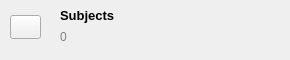
                           <widget class="ButtonFrame" name="subjects_card">
                            <property name="minimumSize">
                             <size>
                              <width>280</width>
                              <height>50</height>
                             </size>
                            </property>
                            <property name="cursor">
                             <cursorShape>PointingHandCursor</cursorShape>
                            </property>
                            <property name="styleSheet">
                             <string notr="true">QFrame#secondary_btn{
	border: 1px solid #E3E4E6;
	border-radius: 10px;
}

QFrame#secondary_btn:hover{
	border: 3px solid #DBEAFE;
	background: #DBEAFE;
}</string>
                            </property>
                            <widget class="QLabel" name="head_9">
                             <property name="geometry">
                              <rect>
                               <x>60</x>
                               <y>5</y>
                               <width>161</width>
                               <height>21</height>
                              </rect>
                             </property>
                             <property name="font">
                              <font>
                               <family>Segoe UI</family>
                               <pointsize>10</pointsize>
                               <bold>true</bold>
                              </font>
                             </property>
                             <property name="text">
                              <string>Subjects</string>
                             </property>
                            </widget>
                            <widget class="QLabel" name="subjects_count">
                             <property name="geometry">
                              <rect>
                               <x>60</x>
                               <y>30</y>
                               <width>171</width>
                               <height>21</height>
                              </rect>
                             </property>
                             <property name="font">
                              <font>
                               <family>Segoe UI</family>
                              </font>
                             </property>
                             <property name="styleSheet">
                              <string notr="true">color: #818181;</string>
                             </property>
                             <property name="text">
                              <string>&lt;!DOCTYPE HTML PUBLIC &quot;-//W3C//DTD HTML 4.0//EN&quot; &quot;http://www.w3.org/TR/REC-html40/strict.dtd&quot;&gt;
&lt;html&gt;&lt;head&gt;&lt;meta name=&quot;qrichtext&quot; content=&quot;1&quot; /&gt;&lt;meta charset=&quot;utf-8&quot; /&gt;&lt;style type=&quot;text/css&quot;&gt;
p, li { white-space: pre-wrap; }
hr { height: 1px; border-width: 0; }
li.unchecked::marker { content: &quot;\2610&quot;; }
li.checked::marker { content: &quot;\2612&quot;; }
&lt;/style&gt;&lt;/head&gt;&lt;body style=&quot; font-family:'Segoe UI'; font-size:9pt; font-weight:400; font-style:normal;&quot;&gt;
&lt;p style=&quot; margin-top:0px; margin-bottom:0px; margin-left:0px; margin-right:0px; -qt-block-indent:0; text-indent:0px;&quot;&gt;&lt;span style=&quot; font-family:'Segoe Ui';&quot;&gt;0&lt;/span&gt;&lt;/p&gt;&lt;/body&gt;&lt;/html&gt;</string>
                             </property>
                             <property name="alignment">
                              <set>Qt::AlignmentFlag::AlignLeading|Qt::AlignmentFlag::AlignLeft|Qt::AlignmentFlag::AlignTop</set>
                             </property>
                            </widget>
                            <widget class="QLabel" name="coner_shadow_9">
                             <property name="geometry">
                              <rect>
                               <x>80</x>
                               <y>0</y>
                               <width>201</width>
                               <height>51</height>
                              </rect>
                             </property>
                             <property name="text">
                              <string/>
                             </property>
                             <property name="pixmap">
                              <pixmap resource="../assets/icons.qrc">:/icons/images/corner_gradient.png</pixmap>
                             </property>
                             <property name="scaledContents">
                              <bool>true</bool>
                             </property>
                            </widget>
                            <widget class="QPushButton" name="icon_9">
                             <property name="geometry">
                              <rect>
                               <x>10</x>
                               <y>15</y>
                               <width>31</width>
                               <height>24</height>
                              </rect>
                             </property>
                             <property name="text">
                              <string/>
                             </property>
                             <property name="icon">
                              <iconset resource="../assets/icons.qrc">
                               <normaloff>:/icons/icons/secondary.svg</normaloff>:/icons/icons/secondary.svg</iconset>
                             </property>
                             <property name="iconSize">
                              <size>
                               <width>32</width>
                               <height>32</height>
                              </size>
                             </property>
                            </widget>
                           </widget>
